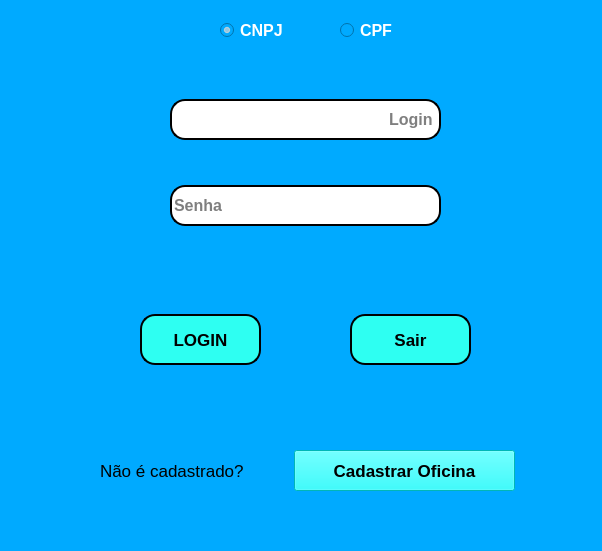
<?xml version="1.0" encoding="UTF-8"?>
<ui version="4.0">
 <class>Tela_Login_OS</class>
 <widget class="QMainWindow" name="Tela_Login_OS">
  <property name="windowModality">
   <enum>Qt::NonModal</enum>
  </property>
  <property name="enabled">
   <bool>true</bool>
  </property>
  <property name="geometry">
   <rect>
    <x>0</x>
    <y>0</y>
    <width>602</width>
    <height>551</height>
   </rect>
  </property>
  <property name="sizePolicy">
   <sizepolicy hsizetype="Ignored" vsizetype="Fixed">
    <horstretch>0</horstretch>
    <verstretch>0</verstretch>
   </sizepolicy>
  </property>
  <property name="windowTitle">
   <string>Tela de Login Sistema de Os</string>
  </property>
  <property name="toolTipDuration">
   <number>0</number>
  </property>
  <property name="autoFillBackground">
   <bool>false</bool>
  </property>
  <property name="styleSheet">
   <string notr="true">background-color: rgb(0, 170, 255);</string>
  </property>
  <property name="windowFilePath">
   <string/>
  </property>
  <property name="animated">
   <bool>true</bool>
  </property>
  <property name="tabShape">
   <enum>QTabWidget::Rounded</enum>
  </property>
  <property name="dockNestingEnabled">
   <bool>true</bool>
  </property>
  <property name="dockOptions">
   <set>QMainWindow::AllowNestedDocks|QMainWindow::AllowTabbedDocks|QMainWindow::AnimatedDocks</set>
  </property>
  <property name="unifiedTitleAndToolBarOnMac">
   <bool>false</bool>
  </property>
  <widget class="QWidget" name="centralwidget">
   <widget class="QPushButton" name="pb_login">
    <property name="geometry">
     <rect>
      <x>140</x>
      <y>314</y>
      <width>121</width>
      <height>51</height>
     </rect>
    </property>
    <property name="font">
     <font>
      <pointsize>13</pointsize>
      <weight>75</weight>
      <bold>true</bold>
     </font>
    </property>
    <property name="styleSheet">
     <string notr="true">background-color: rgb(46, 255, 242);
border-style: outset;
border-width: 2px;
border-radius: 15px;
border-color: black;</string>
    </property>
    <property name="text">
     <string>LOGIN</string>
    </property>
   </widget>
   <widget class="QLineEdit" name="le_login">
    <property name="geometry">
     <rect>
      <x>170</x>
      <y>99</y>
      <width>271</width>
      <height>41</height>
     </rect>
    </property>
    <property name="font">
     <font>
      <pointsize>12</pointsize>
      <weight>75</weight>
      <bold>true</bold>
     </font>
    </property>
    <property name="toolTip">
     <string>&lt;html&gt;&lt;head/&gt;&lt;body&gt;&lt;p&gt;&lt;br/&gt;&lt;/p&gt;&lt;/body&gt;&lt;/html&gt;</string>
    </property>
    <property name="styleSheet">
     <string notr="true">background-color: rgb(255, 255, 255);
border-radius: 15px;
border-style: outset;
border-width: 2px;</string>
    </property>
    <property name="alignment">
     <set>Qt::AlignRight|Qt::AlignTrailing|Qt::AlignVCenter</set>
    </property>
    <property name="placeholderText">
     <string>Login </string>
    </property>
   </widget>
   <widget class="QLineEdit" name="le_senha">
    <property name="geometry">
     <rect>
      <x>170</x>
      <y>185</y>
      <width>271</width>
      <height>41</height>
     </rect>
    </property>
    <property name="font">
     <font>
      <pointsize>12</pointsize>
      <weight>75</weight>
      <bold>true</bold>
     </font>
    </property>
    <property name="styleSheet">
     <string notr="true">background-color: rgb(255, 255, 255);
border-radius: 15px;
border-style: outset;
border-width: 2px;</string>
    </property>
    <property name="placeholderText">
     <string>Senha</string>
    </property>
   </widget>
   <widget class="QLabel" name="label">
    <property name="geometry">
     <rect>
      <x>100</x>
      <y>460</y>
      <width>181</width>
      <height>21</height>
     </rect>
    </property>
    <property name="font">
     <font>
      <pointsize>13</pointsize>
     </font>
    </property>
    <property name="text">
     <string>Não é cadastrado?</string>
    </property>
   </widget>
   <widget class="QPushButton" name="pb_cadastrar">
    <property name="geometry">
     <rect>
      <x>294</x>
      <y>450</y>
      <width>221</width>
      <height>41</height>
     </rect>
    </property>
    <property name="font">
     <font>
      <pointsize>13</pointsize>
      <weight>75</weight>
      <bold>true</bold>
     </font>
    </property>
    <property name="styleSheet">
     <string notr="true">background-color: rgb(0, 255, 255);
color: rgb(0, 0, 0);</string>
    </property>
    <property name="text">
     <string>Cadastrar Oficina</string>
    </property>
   </widget>
   <widget class="QLabel" name="label_2">
    <property name="geometry">
     <rect>
      <x>140</x>
      <y>99</y>
      <width>41</width>
      <height>31</height>
     </rect>
    </property>
    <property name="text">
     <string/>
    </property>
    <property name="pixmap">
     <pixmap>usuario.png</pixmap>
    </property>
   </widget>
   <widget class="QLabel" name="label_3">
    <property name="geometry">
     <rect>
      <x>130</x>
      <y>185</y>
      <width>51</width>
      <height>41</height>
     </rect>
    </property>
    <property name="text">
     <string/>
    </property>
    <property name="pixmap">
     <pixmap>cadeado.png</pixmap>
    </property>
   </widget>
   <widget class="QLabel" name="label_4">
    <property name="geometry">
     <rect>
      <x>10</x>
      <y>250</y>
      <width>581</width>
      <height>31</height>
     </rect>
    </property>
    <property name="font">
     <font>
      <pointsize>13</pointsize>
     </font>
    </property>
    <property name="styleSheet">
     <string notr="true">color: rgb(255, 255, 127);</string>
    </property>
    <property name="text">
     <string/>
    </property>
    <property name="alignment">
     <set>Qt::AlignCenter</set>
    </property>
   </widget>
   <widget class="QPushButton" name="pb_sair">
    <property name="geometry">
     <rect>
      <x>350</x>
      <y>314</y>
      <width>121</width>
      <height>51</height>
     </rect>
    </property>
    <property name="sizePolicy">
     <sizepolicy hsizetype="Fixed" vsizetype="Fixed">
      <horstretch>0</horstretch>
      <verstretch>0</verstretch>
     </sizepolicy>
    </property>
    <property name="font">
     <font>
      <pointsize>13</pointsize>
      <weight>75</weight>
      <bold>true</bold>
     </font>
    </property>
    <property name="styleSheet">
     <string notr="true">background-color: rgb(46, 255, 242);
border-style: outset;
border-width: 2px;
border-radius: 15px;
border-color: black;</string>
    </property>
    <property name="text">
     <string>Sair</string>
    </property>
   </widget>
   <widget class="QRadioButton" name="rb_cnpj">
    <property name="geometry">
     <rect>
      <x>220</x>
      <y>20</y>
      <width>95</width>
      <height>20</height>
     </rect>
    </property>
    <property name="font">
     <font>
      <pointsize>12</pointsize>
      <weight>75</weight>
      <bold>true</bold>
     </font>
    </property>
    <property name="styleSheet">
     <string notr="true">color: rgb(255, 255, 255);</string>
    </property>
    <property name="text">
     <string>CNPJ</string>
    </property>
    <property name="checked">
     <bool>true</bool>
    </property>
   </widget>
   <widget class="QRadioButton" name="rb_cpf">
    <property name="geometry">
     <rect>
      <x>340</x>
      <y>20</y>
      <width>95</width>
      <height>20</height>
     </rect>
    </property>
    <property name="font">
     <font>
      <pointsize>12</pointsize>
      <weight>75</weight>
      <bold>true</bold>
     </font>
    </property>
    <property name="styleSheet">
     <string notr="true">color: rgb(255, 255, 255);</string>
    </property>
    <property name="text">
     <string>CPF</string>
    </property>
   </widget>
   <zorder>label_3</zorder>
   <zorder>label_2</zorder>
   <zorder>pb_login</zorder>
   <zorder>le_login</zorder>
   <zorder>le_senha</zorder>
   <zorder>label</zorder>
   <zorder>pb_cadastrar</zorder>
   <zorder>label_4</zorder>
   <zorder>pb_sair</zorder>
   <zorder>rb_cnpj</zorder>
   <zorder>rb_cpf</zorder>
  </widget>
  <widget class="QMenuBar" name="menubar">
   <property name="geometry">
    <rect>
     <x>0</x>
     <y>0</y>
     <width>602</width>
     <height>26</height>
    </rect>
   </property>
   <property name="sizePolicy">
    <sizepolicy hsizetype="Fixed" vsizetype="Minimum">
     <horstretch>0</horstretch>
     <verstretch>0</verstretch>
    </sizepolicy>
   </property>
  </widget>
  <widget class="QStatusBar" name="statusbar"/>
 </widget>
 <tabstops>
  <tabstop>le_login</tabstop>
  <tabstop>le_senha</tabstop>
  <tabstop>pb_login</tabstop>
  <tabstop>pb_cadastrar</tabstop>
  <tabstop>pb_sair</tabstop>
  <tabstop>rb_cnpj</tabstop>
  <tabstop>rb_cpf</tabstop>
 </tabstops>
 <resources/>
 <connections/>
</ui>
